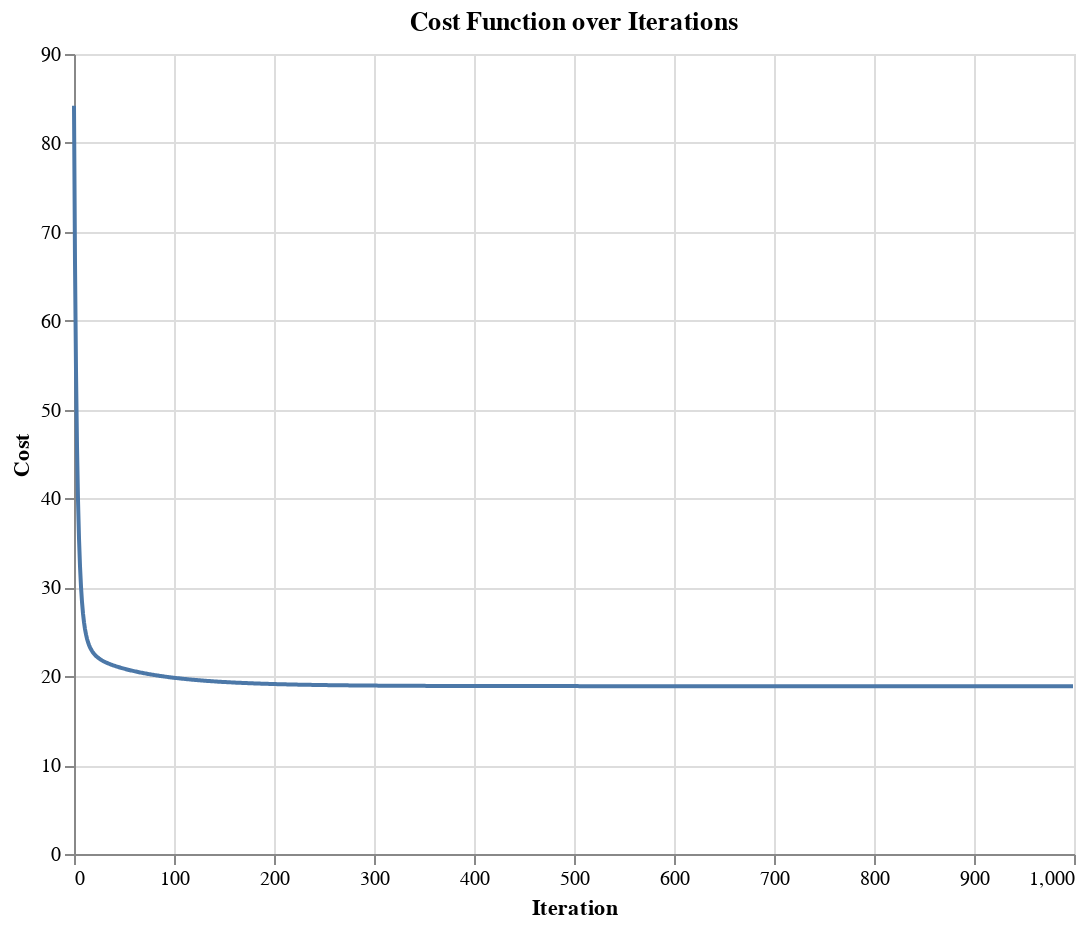

The code cell stored with this chart in its notebook:
### Markdown cell above
## Visualizing Cost over Iterations

### Code cell
cost_df = pd.DataFrame({
    'Iteration': np.arange(len(cost_history)),  # Create an array of iteration numbers
    'Cost': cost_history  # Cost values
})

cost_chart = alt.Chart(cost_df).mark_line().encode(
    x='Iteration:Q',  
    y='Cost:Q',      
    tooltip=['Iteration:Q', 'Cost:Q']  # Tooltips for interactivity
).properties(
    title='Cost Function over Iterations',  
    width=500,                              
    height=400              
)

cost_chart.show()

### Figure 1 — Vega-Lite specification as saved in the notebook (floating-point values rounded to 4 significant figures; data arrays with more than 128 entries replaced by an {"elided": "..."} marker saying what was removed)
{"config": {"view": {"continuousWidth": 300, "continuousHeight": 300}}, "data": {"name": "data-005d75c87cde39a38f6fccf165cb3e87"}, "mark": {"type": "line"}, "encoding": {"tooltip": [{"field": "Iteration", "type": "quantitative"}, {"field": "Cost", "type": "quantitative"}], "x": {"field": "Iteration", "type": "quantitative"}, "y": {"field": "Cost", "type": "quantitative"}}, "height": 400, "title": "Cost Function over Iterations", "width": 500, "$schema": "https://vega.github.io/schema/vega-lite/v5.20.1.json", "datasets": {"data-005d75c87cde39a38f6fccf165cb3e87": {"elided": "1000 records"}}}
